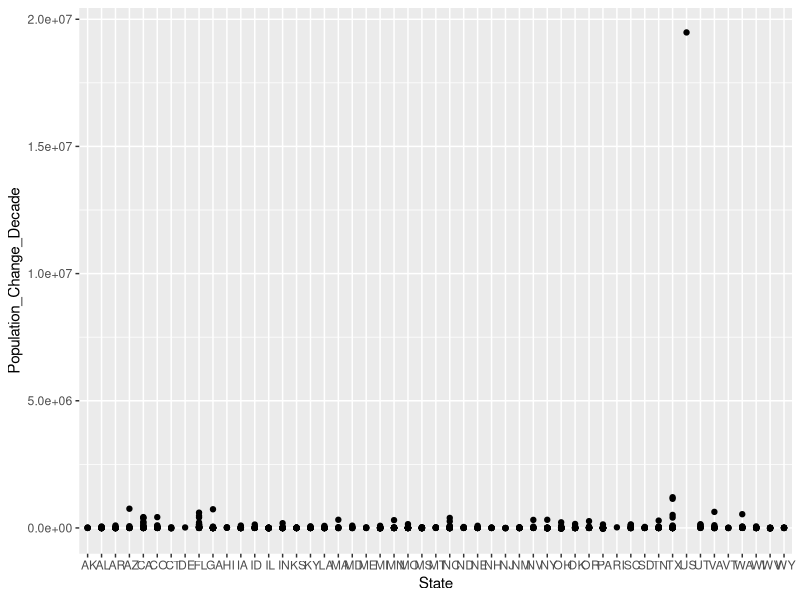
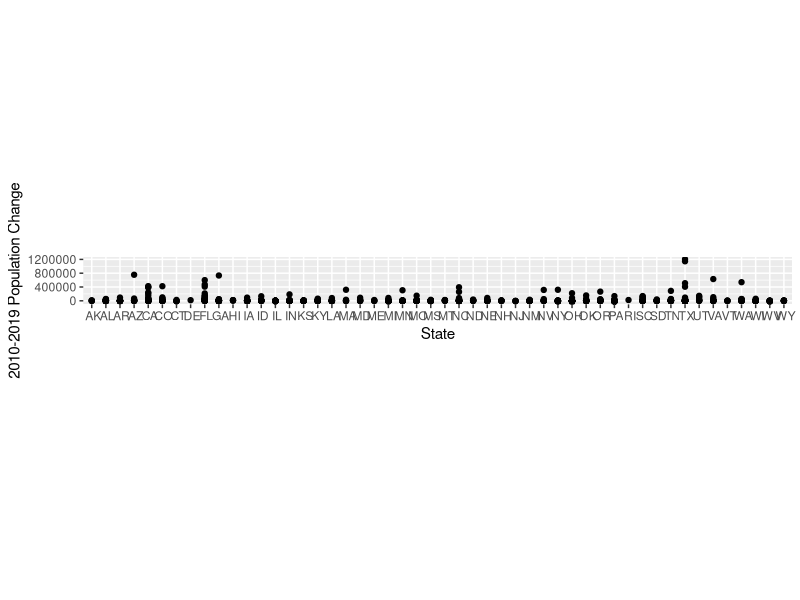
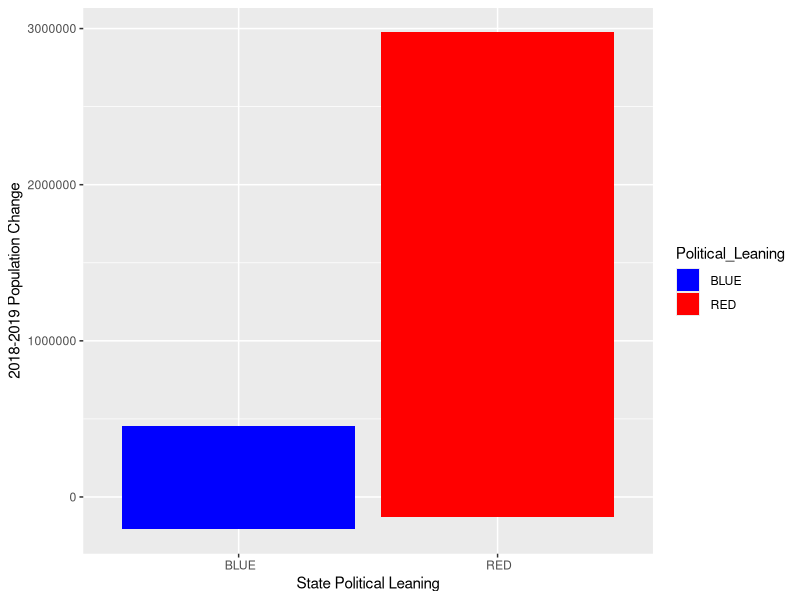
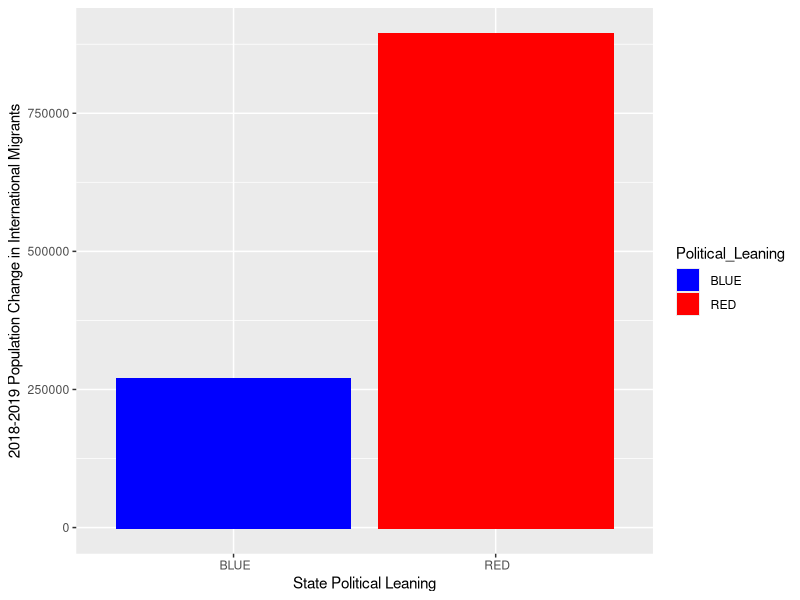

Recreate these plots in R, in order.
## ---- chunk 1
firstData <- read.csv(file = 'final_data/first.csv')
head(firstData)
## ---- chunk 2
finalData <- read.csv(file = 'final_data/output.csv')
head(finalData)
## ---- chunk 3
library(ggplot2)
finalData <- read.csv(file = 'final_data/output.csv')
ggplot(finalData, aes(y=Population_Change_Decade, x=State)) +
    geom_point()
## ---- chunk 4
suppressPackageStartupMessages(library(tidyverse)) #Imported Libary so I could filter out data
finalData %>%
    filter(State != " US") %>% #Filtered Out US outlier data to make graph more evenly scaled
ggplot(aes(State, Population_Change_Decade)) +
    geom_point() +
    theme(aspect.ratio=1/15) +
    print(labs(y="2010-2019 Population Change", x = "State")) #Used to label data in a more readable format
## ---- chunk 5
options(scipen=10000) #Solves the Issue of numbers being unreadable to general public
hex <- c("blue", "red") #Sets colors so graph is easier to read
bin <- c(1,2)
finalData %>%
    filter(Political_Leaning != " ") %>% #Take out any blank values
ggplot(aes(Political_Leaning, Population_Change_Annual)) +
    geom_bar(stat="identity", aes(fill = Political_Leaning)) +
    scale_fill_manual(values = hex) +
    print(labs(y="2018-2019 Population Change", x = "State Political Leaning", colors = "State Political Leaning")) #Used to label data in a more readable format

## ---- chunk 6
options(scipen=10000) #Solves the Issue of numbers being unreadable to general public
hex <- c("blue", "red") #Sets colors so graph is easier to read
bin <- c(1,2)
finalData %>%
    filter(Political_Leaning != " ") %>% #Take out any blank values
ggplot(aes(Political_Leaning, International_Annual)) +
    geom_bar(stat="identity", aes(fill = Political_Leaning)) +
    scale_fill_manual(values = hex) +
    print(labs(y="2018-2019 Population Change in International Migrants", x = "State Political Leaning", colors = "State Political Leaning")) #Used to label data in a more readable format



